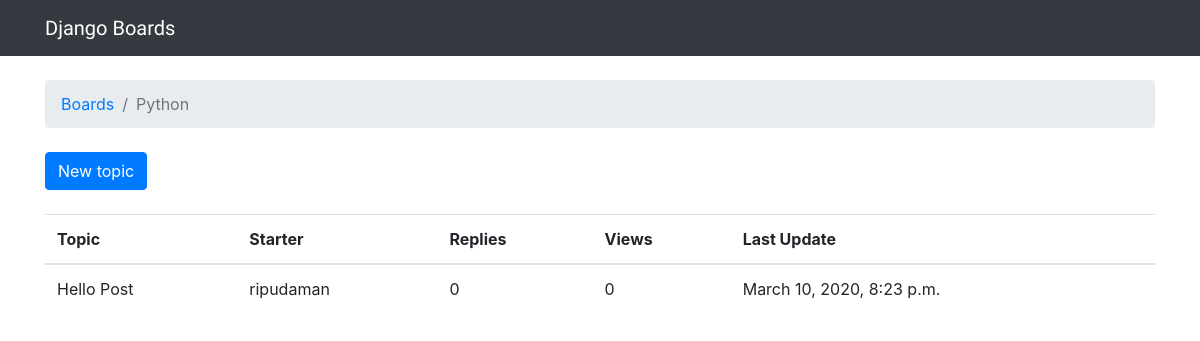
The app's page /boards/1/ with its own data.
### boards/models.py (models this page shows, shortened)
class Board(models.Model):
	name=models.CharField(max_length=30 , unique=True)
	description=models.CharField(max_length=100)

class Topics(models.Model):
	subject=models.CharField(max_length=255)
	last_updated=models.DateTimeField(auto_now_add=True)
	board=models.ForeignKey(Board, on_delete=models.CASCADE, related_name='topics')
	starter=models.ForeignKey(User, on_delete=models.CASCADE, related_name="topics")

### boards/views.py (the view)
# urls.py: path('boards/<int:pk>/',views.board_topics,name="board_topics"),
def board_topics(request,pk):
	board=get_object_or_404(Board,pk=pk)
	return render(request,"topics.html",{"board":board})

### templates/topics.html (shortened to what this page needs)
{% extends 'base.html' %}
{% block breadcrumb %}
  <li class="breadcrumb-item"><a href="{% url 'home' %}">Boards</a></li>
  <li class="breadcrumb-item active">{{ board.name }}</li>
{% endblock %}
{% block content %}
  <div class="mb-4">
    <a href="{% url 'new_topic' board.pk %}" class="btn btn-primary">New topic</a>
  </div>
  <table class="table">
    <thead class="thead-inverse">
      <tr>
        <th>Topic</th>
        <th>Starter</th>
        <th>Replies</th>
        <th>Views</th>
        <th>Last Update</th>
      </tr>
    </thead>
    <tbody>
      {% for topic in board.topics.all %}
        <tr>
          <td>{{ topic.subject }}</td>
          <td>{{ topic.starter.username }}</td>
          <td>0</td>
          <td>0</td>
          <td>{{ topic.last_updated }}</td>
        </tr>
      {% endfor %}
    </tbody>
  </table>
{% endblock %}

### records on screen
Board: name "Python"
Topics: subject "Hello Post", starter.username "ripudaman", last_updated "March 10, 2020, 8:23 p.m."
